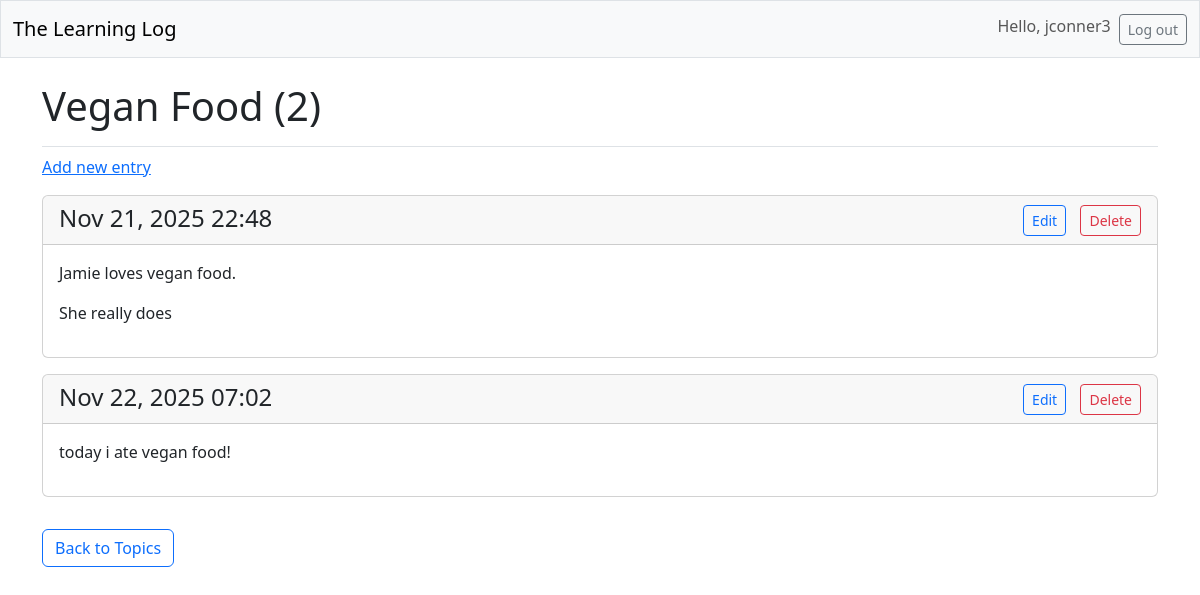
Before: /topics/7/ (signed in) with the older database file.
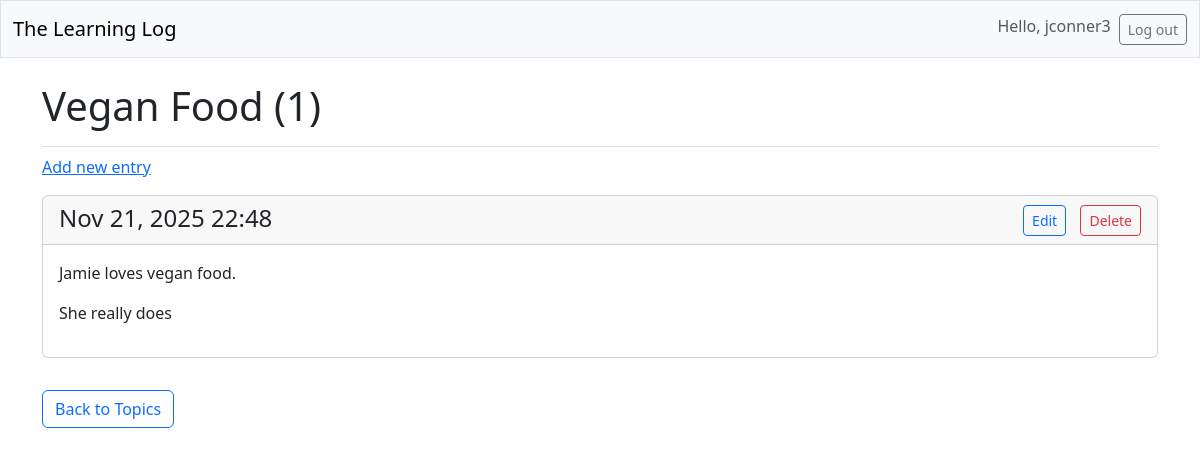
After: the same page with the newer database file.
### learning_logs/models.py (models this page shows, shortened)
class Topic(models.Model):
    text = models.CharField(max_length=200)
    date_added = models.DateTimeField(auto_now_add=True)
    owner = models.ForeignKey(User, on_delete=models.CASCADE)

class Entry(models.Model):
    topic = models.ForeignKey(Topic, on_delete=models.CASCADE)
    text = models.TextField()
    date_added = models.DateTimeField(auto_now_add=True)
    class Meta:
        verbose_name_plural = 'entries'

### learning_logs/views.py (the view)
# urls.py: path('topics/<int:topic_id>/', views.topic, name='topic'),
@login_required
def topic(request, topic_id):
    topic = Topic.objects.get(id=topic_id)
    entries = topic.entry_set.order_by('date_added')
    context = {'topic': topic, 'entries': entries}
    return render(request, 'learning_logs/topic.html', context)

### learning_logs/templates/learning_logs/topic.html
{% extends 'learning_logs/base.html' %}
{% block page_header %}
  <h1>
      {{ topic.text }}
      {% if entries.count > 0 %}
        ({{ entries.count }})
      {% endif %}
  </h1>
{% endblock page_header %}
{% block content %}
  <p>
      <a href="{% url 'learning_logs:new_entry' topic.id %}">Add new entry</a>
  </p>
  {% for entry in entries %}
    <div class="card mb-3">
        <h4 class="card-header d-flex justify-content-between align-center-items">
          <span> {{ entry.date_added|date:'M d, Y H:i' }}</span>
          <span>
              <a href="{% url 'learning_logs:edit_entry' entry.id %}" class="btn btn-sm btn-outline-primary me-2">Edit</a>
              <a href="{% url 'learning_logs:delete_entry' entry.id %}" class="btn btn-sm btn-outline-danger"
                 onclick="return confirm('Are you sure you want to delete this entry?');">Delete</a>
          </span>
        </h4>
        <div class="card-body">{{ entry.text|linebreaks }}</div>
    </div>
  {% empty %}
    <p>There are no entries for this topic yet.</p>
  {% endfor %}
  <a href="{% url 'learning_logs:topics' %}" class="btn btn-outline-primary mt-3">
  Back to Topics
  </a>
{% endblock content %}

### learning_logs/templates/learning_logs/base.html (shortened to what this page needs)
<!doctype html>
<html lang="en">
<head>
    {% load django_bootstrap5 %}
    {% bootstrap_css %}
</head>
<body>
  <nav class="navbar navbar-expand-md navbar-light bg-light mb-4 border">
      <div class="container-fluid">
          <a class="navbar-brand" href="{% url 'learning_logs:index' %}">
              The Learning Log</a>
          <div class="collapse navbar-collapse" id="navbarCollapse">
              <ul class="navbar-nav ms-auto mb-2 mb-md-0">
                  {% if user.is_authenticated %}
                    <li class="nav-item">
                      <span class="navbar-text me-2">Hello, {{ user.username }}</span>
                    </li>
                    <li class="nav-item">
                      <form action="{% url 'accounts:logout' %}" method="post" class="d-inline">
                          <button name="submit" class="btn btn-outline-secondary btn-sm">Log out</button>
                      </form>
                    </li>
                  {% endif %}
              </ul>
          </div>
      </div>
  </nav>
  <main class="container">
      <div class="pb-2 mb-2 border-bottom">
          {% block page_header %}{% endblock page_header %}
      </div>
      <div>
          {% block content %}{% endblock content %}
      </div>
  </main>
</body>
</html>

Changed rows visible on the page:
removed Entry: date_added "Nov 22, 2025 07:02", text "today i ate vegan food!"
Other visible differences:
{{ entries.count }}: "2" → "1"
